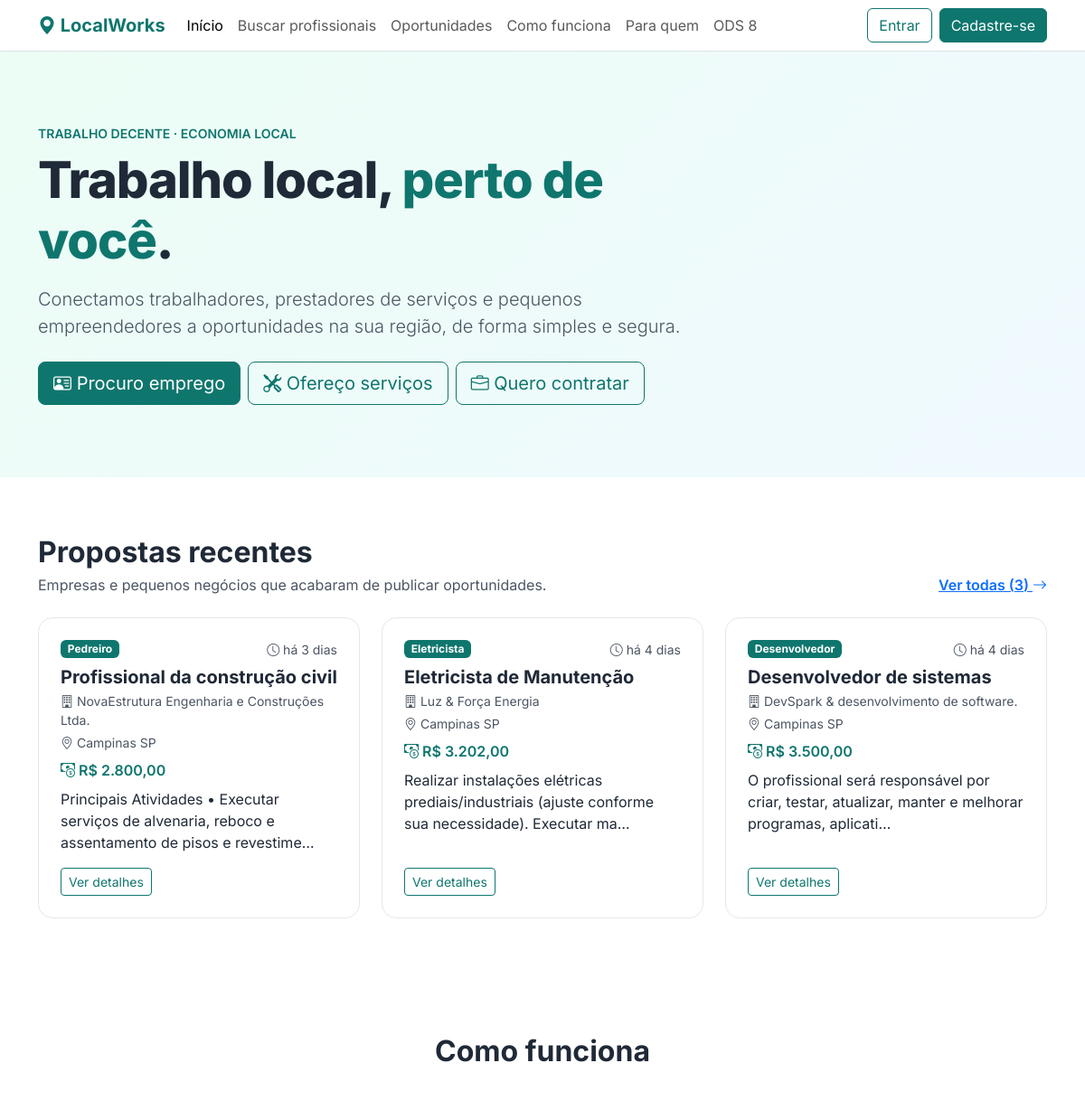
Before: / (upper part) with the older database file.
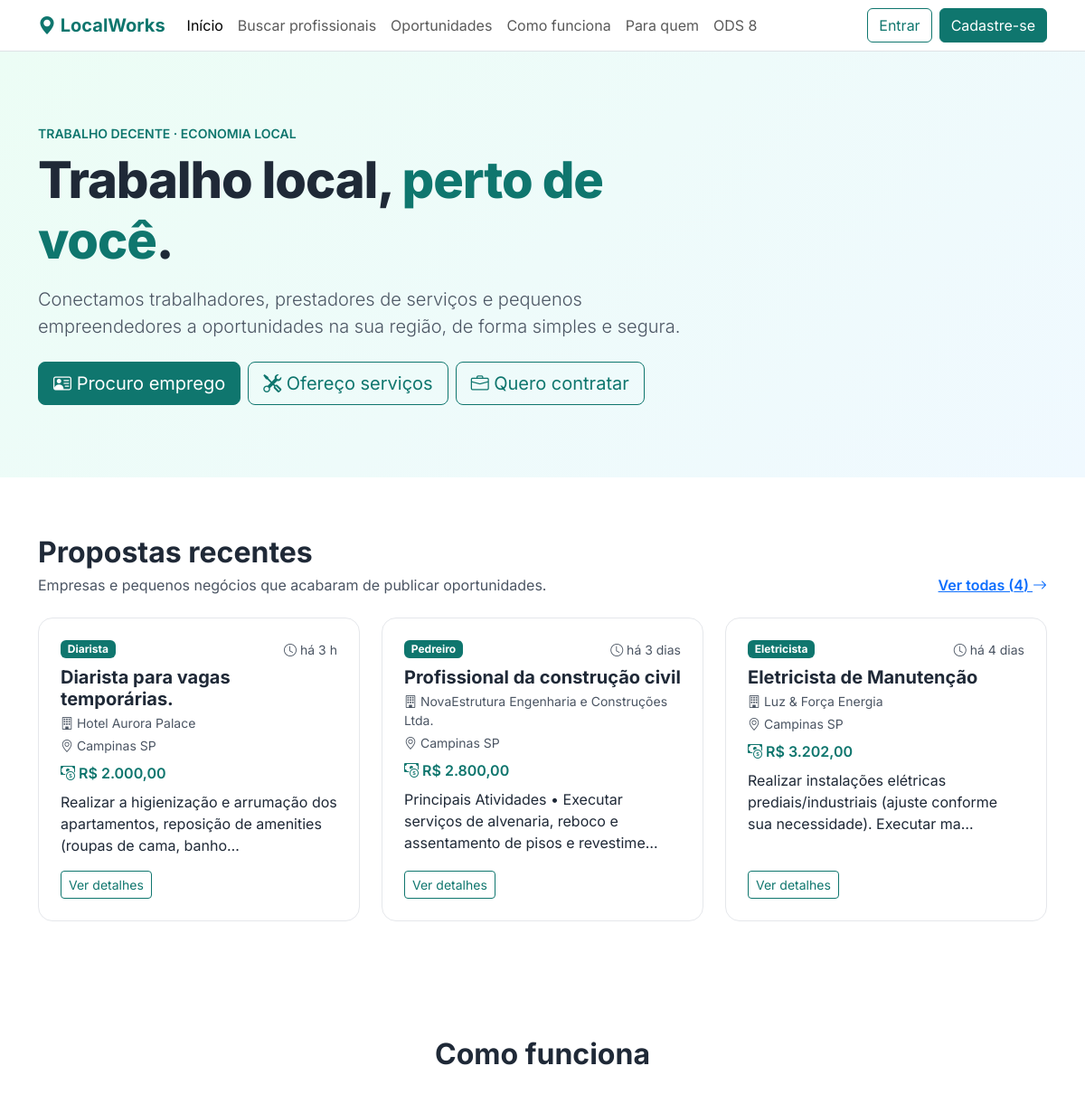
After: the same page with the newer database file.
### tables this page shows
CREATE TABLE `oportunidade` (
  `id_oportunidade` int(10) UNSIGNED NOT NULL,
  `titulo` varchar(100) NOT NULL,
  `descricao` text DEFAULT NULL,
  `localizacao` varchar(100) DEFAULT NULL,
  `valor_proposto` decimal(10,2) DEFAULT NULL,
  `publicada` tinyint(1) NOT NULL DEFAULT 1,
  `data_publicacao` datetime NOT NULL DEFAULT current_timestamp(),
  `id_contratante` int(10) UNSIGNED NOT NULL,
  `id_categoria` int(10) UNSIGNED NOT NULL
);

CREATE TABLE `categoria` (
  `id_categoria` int(10) UNSIGNED NOT NULL,
  `nome` varchar(100) NOT NULL,
  `descricao` text DEFAULT NULL,
  `aprovada` tinyint(1) NOT NULL DEFAULT 0
);

CREATE TABLE `contratante` (
  `id_contratante` int(10) UNSIGNED NOT NULL,
  `cnpj` varchar(18) DEFAULT NULL,
  `empresa` varchar(100) DEFAULT NULL
);

### includes/iniciar.php (called while the page is built, shortened)
<?php
require_once __DIR__ . '/../src/Conexao.php';
require_once __DIR__ . '/../src/Oportunidades.php';
function e(mixed $texto): string
{
    return htmlspecialchars((string) $texto, ENT_QUOTES, 'UTF-8');
}
function formatarValor(mixed $valor): string
{
    return 'R$ ' . number_format((float) $valor, 2, ',', '.');
}
function tempoDecorrido(?string $data): string
{
    try {
        $agora = new DateTimeImmutable('now');
        $inicio = new DateTimeImmutable($data);
    } catch (Throwable $ex) {
        return '';
    }
    $seg = $agora->getTimestamp() - $inicio->getTimestamp();
    if ($seg < 86400) {
        return 'há ' . intdiv($seg, 3600) . ' h';
    }
    $dias = intdiv($seg, 86400);
    if ($dias < 30) {
        return 'há ' . $dias . ($dias === 1 ? ' dia' : ' dias');
    }
    return 'em ' . $inicio->format('d/m/Y');
}
function usuarioLogado(): ?array
{
    return $_SESSION['usuario'] ?? null;
}

### src/Oportunidades.php (called while the page is built, shortened)
<?php
require_once __DIR__ . '/Conexao.php';
final class Oportunidades
{
    public static function recentes(int $limite = 3): array
    {
        $limite = max(1, min($limite, 12));
        $sql = '
            SELECT
                o.id_oportunidade,
                o.titulo,
                o.descricao,
                o.localizacao,
                o.valor_proposto,
                o.data_publicacao,
                c.nome AS categoria,
                ct.empresa
            FROM oportunidade o
            INNER JOIN categoria c
                ON c.id_categoria = o.id_categoria
            INNER JOIN contratante ct
                ON ct.id_contratante = o.id_contratante
            WHERE o.publicada = 1
            ORDER BY o.data_publicacao DESC, o.id_oportunidade DESC
            LIMIT ' . $limite;
        return Conexao::obter()->query($sql)->fetchAll();
    }
    public static function contar(): int
    {
        return (int) Conexao::obter()
            ->query('SELECT COUNT(*) FROM oportunidade WHERE publicada = 1')
            ->fetchColumn();
    }
}

### src/Conexao.php (called while the page is built, shortened)
<?php
final class Conexao
{
    private static ?PDO $pdo = null;
    public static function obter(): PDO
    {
        if (self::$pdo instanceof PDO) {
            return self::$pdo;
        }
        $host = '127.0.0.1';
        $porta = '3306';
        $banco = 'LocalWorks_DB';
        $usuario = 'root';
        $senha = '';
        $dsn = "mysql:host={$host};port={$porta};dbname={$banco};charset=utf8mb4";
        self::$pdo = new PDO($dsn, $usuario, $senha, [
            PDO::ATTR_ERRMODE => PDO::ERRMODE_EXCEPTION,
            PDO::ATTR_DEFAULT_FETCH_MODE => PDO::FETCH_ASSOC,
            PDO::ATTR_EMULATE_PREPARES => false,
        ]);
        return self::$pdo;
    }
}

### includes/cartao_proposta.php (the view)
<?php
$hTag = $hTag ?? 'h3';
?>
<div class="col-md-6 col-lg-4">
    <div class="cartao bg-white h-100 p-4 d-flex flex-column">
        <div class="d-flex justify-content-between align-items-start gap-2 mb-2">
            <span class="badge text-bg-primary"><?= e($o['categoria']) ?></span>
            <span class="small text-secondary text-nowrap">
                <i class="bi bi-clock"></i>
                <?= e(tempoDecorrido($o['data_publicacao'] ?? null)) ?>
            </span>
        </div>
        <<?= $hTag ?> class="h5 fw-bold mb-1"><?= e($o['titulo']) ?></<?= $hTag ?>>
        <p class="small text-secondary mb-1">
            <i class="bi bi-building"></i> <?= e($o['empresa'] ?: 'Contratante') ?>
        </p>
        <p class="small text-secondary mb-2">
            <i class="bi bi-geo-alt"></i> <?= e($o['localizacao'] ?: 'Local não informado') ?>
        </p>
        <p class="fw-semibold text-primary mb-2">
            <i class="bi bi-cash-coin"></i> <?= e(formatarValor($o['valor_proposto'] ?? null)) ?>
        </p>
        <p class="mb-3">
            <?= e(mb_strimwidth((string) $o['descricao'], 0, 100, '…')) ?>
        </p>
        <a class="btn btn-outline-primary btn-sm mt-auto align-self-start"
           href="oportunidade_detalhe.php?id=<?= (int) $o['id_oportunidade'] ?>">
            Ver detalhes
        </a>
    </div>
</div>

### includes/cabecalho.php (shortened to what this page needs)
<?php
require_once __DIR__ . '/iniciar.php';
$paginaAtiva = $paginaAtiva ?? '';
$usuarioNav = usuarioLogado();
?>
<!DOCTYPE html>
<html lang="pt-BR">
<head>
    <link href="https://cdn.jsdelivr.net/npm/bootstrap@5.3.3/dist/css/bootstrap.min.css" rel="stylesheet">
    <link href="https://cdn.jsdelivr.net/npm/bootstrap-icons@1.11.3/font/bootstrap-icons.min.css" rel="stylesheet">
    <link href="assets/css/estilo.css" rel="stylesheet">
</head>
<body>
    <nav class="navbar navbar-expand-lg bg-white border-bottom sticky-top">
        <div class="container">
            <a class="navbar-brand fw-bold text-primary" href="index.php">
                <i class="bi bi-geo-alt-fill"></i> LocalWorks
            </a>
            <div class="collapse navbar-collapse" id="menu">
                <ul class="navbar-nav me-auto">
                    <li class="nav-item">
                        <a class="nav-link <?= $paginaAtiva === 'inicio' ? 'active' : '' ?>" href="index.php">Início</a>
                    </li>
                    <li class="nav-item">
                        <a class="nav-link <?= $paginaAtiva === 'buscar' ? 'active' : '' ?>" href="buscar.php">Buscar profissionais</a>
                    </li>
                    <li class="nav-item">
                        <a class="nav-link <?= $paginaAtiva === 'oportunidades' ? 'active' : '' ?>" href="oportunidades.php">Oportunidades</a>
                    </li>
                    <li class="nav-item">
                        <a class="nav-link" href="index.php#como-funciona">Como funciona</a>
                    </li>
                    <li class="nav-item">
                        <a class="nav-link" href="index.php#para-quem">Para quem</a>
                    </li>
                    <li class="nav-item">
                        <a class="nav-link" href="index.php#ods8">ODS 8</a>
                    </li>
                </ul>
                <div class="d-flex gap-2 align-items-center">
                    <?php if ($usuarioNav): ?>
                        <a class="btn btn-outline-primary" href="painel.php">
                            <i class="bi bi-person-circle"></i>
                            <?= e(explode(' ', $usuarioNav['nome'])[0]) ?>
                        </a>
                        <form method="post" action="sair.php" class="m-0">
                            <?= csrfCampo() ?>
                            <button class="btn btn-primary" type="submit">Sair</button>
                        </form>
                    <?php else: ?>
                        <a class="btn btn-outline-primary" href="login.php">Entrar</a>
                        <a class="btn btn-primary" href="cadastro.php">Cadastre-se</a>
                    <?php endif; ?>
                </div>
            </div>
        </div>
    </nav>
    <main id="conteudo">

### public/index.php (shortened to what this page needs)
<?php
require_once __DIR__ . '/../includes/iniciar.php';
$recentes = [];
$totalAbertas = 0;
try {
    $recentes = Oportunidades::recentes(3);
    $totalAbertas = Oportunidades::contar();
} catch (Throwable $ex) {
    error_log('index.php: ' . $ex->getMessage());
}
$paginaAtiva = 'inicio';
require_once __DIR__ . '/../includes/cabecalho.php';
?>
<section class="hero">
    <div class="container text-center text-lg-start">
        <div class="row align-items-center">
            <div class="col-lg-8">
                <p class="text-uppercase fw-semibold small text-primary mb-2">
                    Trabalho decente · Economia local
                </p>
                <h1 class="display-4 mb-3">
                    Trabalho local, <span class="destaque">perto de você</span>.
                </h1>
                <p class="lead text-secondary mb-4">
                    Conectamos trabalhadores, prestadores de serviços e pequenos empreendedores
                    a oportunidades na sua região, de forma simples e segura.
                </p>
                <div class="d-flex flex-column flex-sm-row flex-wrap gap-2 justify-content-center justify-content-lg-start">
                    <a href="cadastro.php?tipo=candidato" class="btn btn-primary btn-lg">
                        <i class="bi bi-person-vcard"></i> Procuro emprego
                    </a>
                    <a href="cadastro.php?tipo=trabalhador" class="btn btn-outline-primary btn-lg">
                        <i class="bi bi-tools"></i> Ofereço serviços
                    </a>
                    <a href="cadastro.php?tipo=contratante" class="btn btn-outline-primary btn-lg">
                        <i class="bi bi-briefcase"></i> Quero contratar
                    </a>
                </div>
            </div>
        </div>
    </div>
</section>
<?php if ($recentes): ?>
<section id="propostas" class="secao">
    <div class="container">
        <div class="d-flex flex-column flex-md-row justify-content-between align-items-md-end gap-2 mb-4">
            <div>
                <h2 class="fw-bold mb-1">Propostas recentes</h2>
                <p class="text-secondary mb-0">
                    Empresas e pequenos negócios que acabaram de publicar oportunidades.
                </p>
            </div>
            <a class="fw-semibold" href="oportunidades.php">
                Ver todas (<?= (int) $totalAbertas ?>) <i class="bi bi-arrow-right"></i>
            </a>
        </div>
        <div class="row g-4">
            <?php
            $hTag = 'h3';
            foreach ($recentes as $o) {
                include __DIR__ . '/../includes/cartao_proposta.php';
            }
            ?>
        </div>
    </div>
</section>
<?php endif; ?>
<section id="como-funciona" class="secao">
    <div class="container">
        <h2 class="fw-bold text-center mb-5">Como funciona</h2>
        <div class="row g-4">
        </div>
    </div>
</section>
<?php require_once __DIR__ . '/../includes/rodape.php'; ?>

### includes/rodape.php (shortened to what this page needs)
    </main>
</body>
</html>

### public/assets/css/estilo.css (style rules this page uses)
:root { --lw-primaria: #0f766e; --lw-primaria-escura: #0b5f59; --lw-destaque: #f59e0b; --bs-primary: #0f766e; --bs-primary-rgb: 15, 118, 110; --bs-link-color: #0f766e; --bs-link-hover-color: #0b5f59; --bs-font-sans-serif: 'Inter', system-ui, -apple-system, 'Segoe UI', sans-serif; }
body { color: #1f2937; }
.btn-primary { --bs-btn-bg: var(--lw-primaria); --bs-btn-border-color: var(--lw-primaria); --bs-btn-hover-bg: var(--lw-primaria-escura); --bs-btn-hover-border-color: var(--lw-primaria-escura); --bs-btn-active-bg: var(--lw-primaria-escura); --bs-btn-active-border-color: var(--lw-primaria-escura); }
.btn-outline-primary { --bs-btn-color: var(--lw-primaria); --bs-btn-border-color: var(--lw-primaria); --bs-btn-hover-bg: var(--lw-primaria); --bs-btn-hover-border-color: var(--lw-primaria); --bs-btn-active-bg: var(--lw-primaria); --bs-btn-active-border-color: var(--lw-primaria); }
.hero { background: linear-gradient(135deg, #ecfdf5 0%, #f0f9ff 100%); padding: 5rem 0; }
.hero h1 { font-weight: 800; letter-spacing: -0.02em; }
.hero .destaque { color: var(--lw-primaria); }
.secao { padding: 4rem 0; }
.cartao { border: 1px solid #e5e7eb; border-radius: 1rem; transition: transform 0.15s, box-shadow 0.15s; }
.text-secondary { color: #4b5563 !important; }

Changed rows visible on the page:
no longer on this page (row unchanged): oportunidade: id_categoria.nome "Desenvolvedor", data_publicacao "há 4 dias", titulo "Desenvolvedor de sistemas", id_contratante.empresa "DevSpark & desenvolvimento de software.", localizacao "Campinas SP", valor_proposto "R$ 3.500,00", descricao "O profissional será responsável por criar, testar, atualizar, manter e melhorar programas, aplicati…"
added oportunidade: id_categoria.nome "Diarista", data_publicacao "há 3 h", titulo "Diarista para vagas temporárias.", id_contratante.empresa "Hotel Aurora Palace", localizacao "Campinas SP", valor_proposto "R$ 2.000,00", descricao "Realizar a higienização e arrumação dos apartamentos, reposição de amenities (roupas de cama, banho…"
Other visible differences:
$totalAbertas: "3" → "4"
